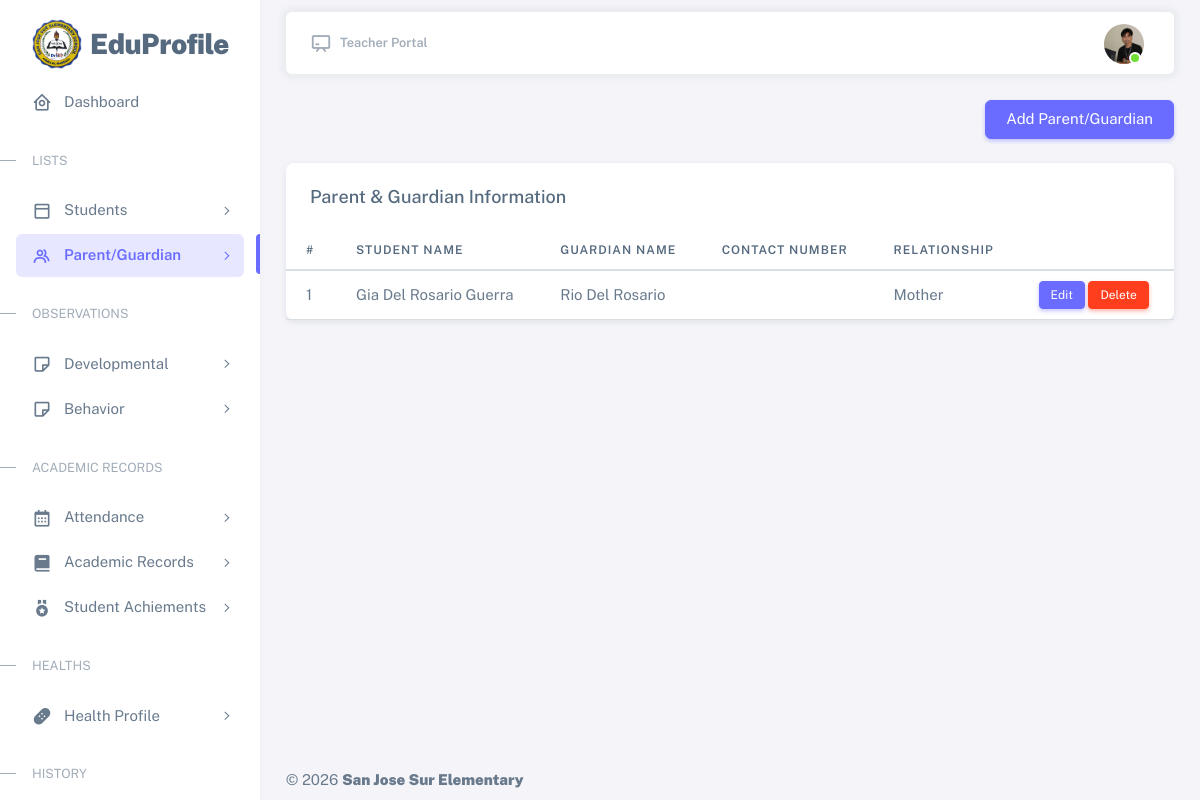
Before: /resources/views/teacher/parent-guardian.php (signed in) with the older database file.
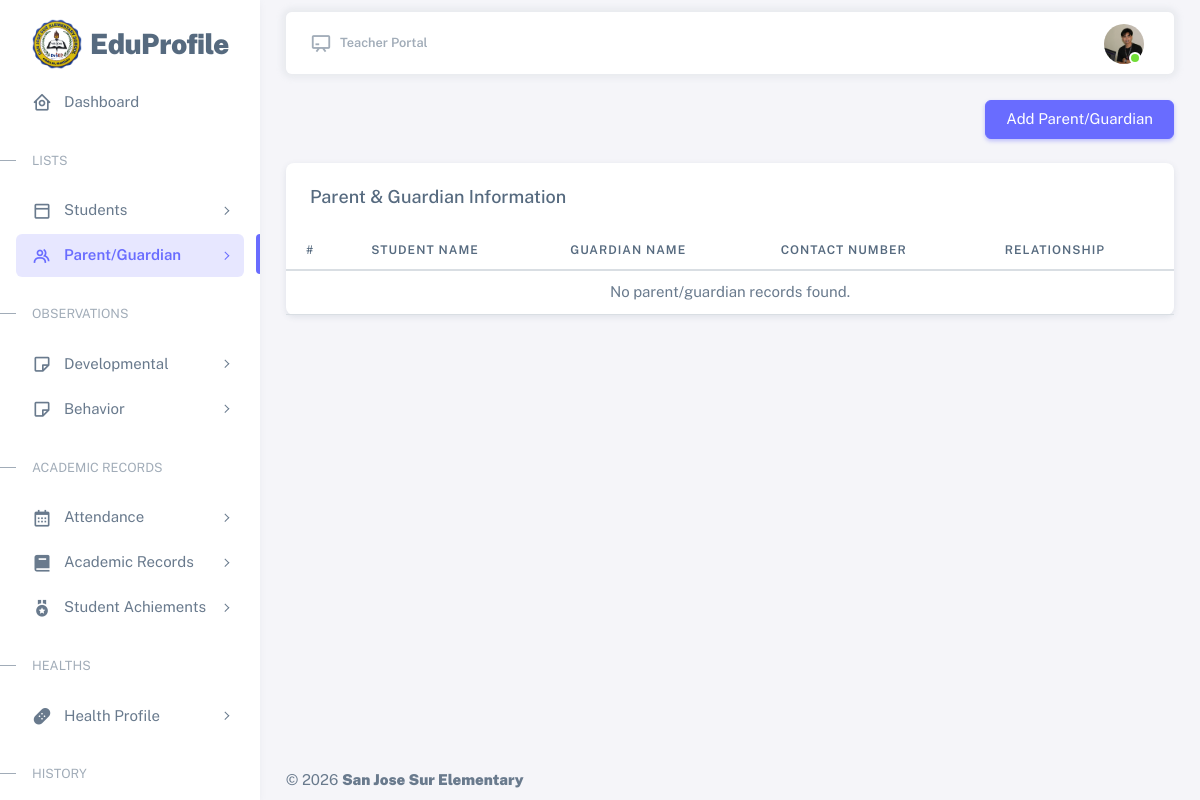
After: the same page with the newer database file.
### tables this page shows
CREATE TABLE `parents_guardians` (
  `id` int(11) NOT NULL,
  `student_id` int(11) NOT NULL,
  `recorded_by` int(11) DEFAULT NULL,
  `father_name` varchar(50) DEFAULT NULL,
  `father_occupation` varchar(50) DEFAULT NULL,
  `father_contact` varchar(50) DEFAULT NULL,
  `mother_name` varchar(50) DEFAULT NULL,
  `mother_occupation` varchar(50) DEFAULT NULL,
  `mother_contact` varchar(50) DEFAULT NULL,
  `guardian_name` varchar(50) DEFAULT NULL,
  `guardian_relationship` varchar(50) DEFAULT NULL,
  `guardian_contact` varchar(50) DEFAULT NULL,
  `created_at` timestamp NOT NULL DEFAULT current_timestamp(),
  `updated_at` timestamp NOT NULL DEFAULT current_timestamp() ON UPDATE current_timestamp()
);

CREATE TABLE `students` (
  `id` int(11) NOT NULL,
  `lrn` varchar(20) DEFAULT NULL,
  `first_name` varchar(100) NOT NULL,
  `middle_name` varchar(100) DEFAULT NULL,
  `last_name` varchar(100) NOT NULL,
  `suffix` varchar(20) DEFAULT NULL,
  `birth_date` date NOT NULL,
  `gender` enum('Male','Female') NOT NULL,
  `address` varchar(50) DEFAULT NULL,
  `school_year_id` int(11) NOT NULL,
  `grade_level_id` int(11) NOT NULL,
  `section_id` int(11) NOT NULL,
  `recorded_by` int(11) NOT NULL,
  `status` enum('active','archived') NOT NULL DEFAULT 'active',
  `created_at` timestamp NOT NULL DEFAULT current_timestamp(),
  `updated_at` timestamp NOT NULL DEFAULT current_timestamp() ON UPDATE current_timestamp()
);

### app/controllers/teacher/ParentGuardianController.php (called while the page is built, shortened)
<?php
require_once __DIR__ . '/../../core/Controller.php';
require_once __DIR__ . '/../../models/teacher/ParentGuardianModel.php';
require_once __DIR__ . '/../../helpers/Paginator.php';
require_once __DIR__ . '/../../../database/config/config.php';
    class ParentGuardianController extends Controller{
        public function index($page = 1){
            $perPage = 10;
            $offset = Paginator::offset($page, $perPage);
            $rows = $this->model->getPage($perPage, $offset);
            $total = $this->model->countAll();
            return array_merge(['data' => $rows], Paginator::meta($total, $page, $perPage));
        }
    }
    try{
        $controller = new ParentGuardianController($con);
        $page = isset($_GET['page']) ? (int) $_GET['page'] : 1;
        $parentGuardians = $controller->index($page);
    }catch(Exception $e){
        error_log("Error " . $e->getMessage());
        die("An error occurred while initializing the controller.");
    }

### app/helpers/Paginator.php (called while the page is built)
<?php
    class Paginator{
        public static function offset($page, $perPage){
            return (max(1, (int) $page) - 1) * $perPage;
        }
        public static function meta($total, $page, $perPage){
            $page = max(1, (int) $page);
            return [
                'total' => $total,
                'per_page' => $perPage,
                'current_page' => $page,
                'total_pages' => max(1, (int) ceil($total / $perPage)),
            ];
        }
    }

### app/core/Controller.php (called while the page is built, shortened)
<?php
    abstract class Controller{
        public function __construct($model){
            $this->model = $model;
        }
    }

### app/core/Model.php (called while the page is built, shortened)
<?php
    class Model{
        public function __construct($con){
            $this->con = $con;
        }
    }

### app/models/teacher/ParentGuardianModel.php (called while the page is built, shortened)
<?php
require_once __DIR__ . '/../../core/Model.php';
    class ParentGuardianModel extends Model{
        protected $parent_guardian = 'parents_guardians';
        protected $students = 'students';
        protected $users = 'users';
        public function getPage($limit, $offset){
            try{
                $query = "SELECT
                    pg.*,
                    s.first_name AS student_first_name,
                    s.middle_name AS student_middle_name,
                    s.last_name AS student_last_name,
                    s.suffix AS student_suffix,
                    u.full_name AS recorded_by
                    FROM {$this->parent_guardian} pg
                    LEFT JOIN {$this->students} s ON pg.student_id = s.id
                    LEFT JOIN {$this->users} u ON pg.recorded_by = u.id
                    ORDER BY pg.id DESC
                    LIMIT ? OFFSET ?
                ";
                $stmt = $this->con->prepare($query);
                $stmt->bind_param("ii", $limit, $offset);
                $stmt->execute();
                $result = $stmt->get_result();
                return $result->fetch_all(MYSQLI_ASSOC);
            }catch(Exception $e){
                error_log("Error " . $e->getMessage());
                return [];
            }
        }
        public function countAll(){
            try{
                $query = "SELECT COUNT(*) AS total FROM {$this->parent_guardian}";
                $stmt = $this->con->prepare($query);
                $stmt->execute();
                $result = $stmt->get_result();
                return (int) ($result->fetch_assoc()['total'] ?? 0);
            }catch(Exception $e){
                error_log("Error " . $e->getMessage());
                return 0;
            }
        }
    }

### resources/views/teacher/parent-guardian.php (the view, shortened to what the changed rows need)
<?php
require_once __DIR__ . '/../../../app/controllers/teacher/ParentGuardianController.php';
?>
<!DOCTYPE html>
<html
  lang="en"
  class="light-style layout-menu-fixed"
  dir="ltr"
  data-theme="theme-default"
  data-assets-path="../../../public/assets/"
  data-template="vertical-menu-template-free"
>
<head>
  <link rel="stylesheet" href="../../../public/assets/vendor/fonts/boxicons.css" />
  <link rel="stylesheet" href="../../../public/assets/vendor/css/core.css" class="template-customizer-core-css" />
  <link rel="stylesheet" href="../../../public/assets/vendor/css/theme-default.css" class="template-customizer-theme-css" />
  <link rel="stylesheet" href="../../../public/assets/css/demo.css" />
  <link rel="stylesheet" href="../../../public/assets/vendor/libs/perfect-scrollbar/perfect-scrollbar.css" />
</head>
<body>
    <?php require_once __DIR__ . '/partials/sidebar.php'; ?>
    <?php require_once __DIR__ . '/partials/topbar.php'; ?>
    <div class="card mt-4">
        <div class="table-responsive nowrap">
            <table class="table">
                <thead>
                    <tr>
                        <th>#</th>
                        <th>Student Name</th>
                        <th>Guardian Name</th>
                        <th>Contact Number</th>
                        <th>Relationship</th>
                    </tr>
                </thead>
                <tbody>
                    <?php
                        $pgRows   = $parentGuardians['data']         ?? [];
                        $pgPage   = $parentGuardians['current_page'] ?? 1;
                        $pgPer    = $parentGuardians['per_page']     ?? 10;
                        $pgOffset = ($pgPage - 1) * $pgPer;
                    ?>
                    <?php if (!empty($pgRows)) : ?>
                        <?php foreach ($pgRows as $index => $parentGuardian) : ?>
                            <tr>
                                <td><?= $pgOffset + $index + 1 ?></td>
                                <td><?= htmlspecialchars($parentGuardian['student_first_name'] . ' ' . $parentGuardian['student_middle_name'] . ' ' . $parentGuardian['student_last_name'] . ' ' . $parentGuardian['student_suffix']) ?></td>
                                <td><?= htmlspecialchars($parentGuardian['guardian_name']) ?></td>
                                <td><?= htmlspecialchars($parentGuardian['guardian_contact']) ?></td>
                                <td><?= htmlspecialchars($parentGuardian['guardian_relationship']) ?></td>
                                <td>
                                    <button
                                        class="btn btn-sm btn-primary"
                                        data-bs-toggle="modal"
                                        data-bs-target="#editParentModal"
                                        data-id="<?= htmlspecialchars($parentGuardian['id']) ?>"
                                        data-student-id="<?= htmlspecialchars($parentGuardian['student_id']) ?>"
                                        data-father-name="<?= htmlspecialchars($parentGuardian['father_name']) ?>"
                                        data-father-occupation="<?= htmlspecialchars($parentGuardian['father_occupation']) ?>"
                                        data-father-contact="<?= htmlspecialchars($parentGuardian['father_contact']) ?>"
                                        data-mother-name="<?= htmlspecialchars($parentGuardian['mother_name']) ?>"
                                        data-mother-occupation="<?= htmlspecialchars($parentGuardian['mother_occupation']) ?>"
                                        data-mother-contact="<?= htmlspecialchars($parentGuardian['mother_contact']) ?>"
                                        data-guardian-name="<?= htmlspecialchars($parentGuardian['guardian_name']) ?>"
                                        data-guardian-relationship="<?= htmlspecialchars($parentGuardian['guardian_relationship']) ?>"
                                        data-guardian-contact="<?= htmlspecialchars($parentGuardian['guardian_contact']) ?>"
                                        onclick="editParentGuardian(this)"
                                    >Edit</button>
                                    <form action="../../../app/controllers/teacher/ParentGuardianController.php" method="post" class="d-inline">
                                        <button
                                            type="submit"
                                            name="delete_parent_guardian"
                                            class="btn btn-sm btn-danger"
                                            onclick="return confirm('Are you sure you want to delete this record?');">
                                            Delete
                                        </button>
                                    </form>
                                </td>
                            </tr>
                        <?php endforeach; ?>
                    <?php else : ?>
                        <tr>
                            <td colspan="5" class="text-center">No parent/guardian records found.</td>
                        </tr>
                    <?php endif; ?>
                </tbody>
            </table>
        </div>
    </div>
    <?php require_once __DIR__ . '/partials/footer.php'; ?>
</body>
</html>

Changed rows visible on the page:
removed parents_guardians: index "1", student.suffix "Gia Del Rosario Guerra", guardian_name "Rio Del Rosario", guardian_relationship "Mother"
Other visible differences:
text now shown: "No parent/guardian records found."
